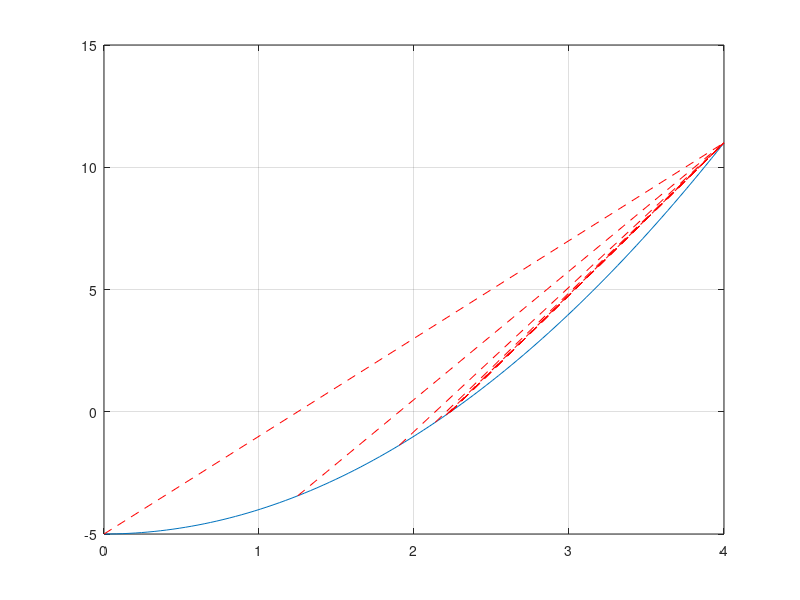
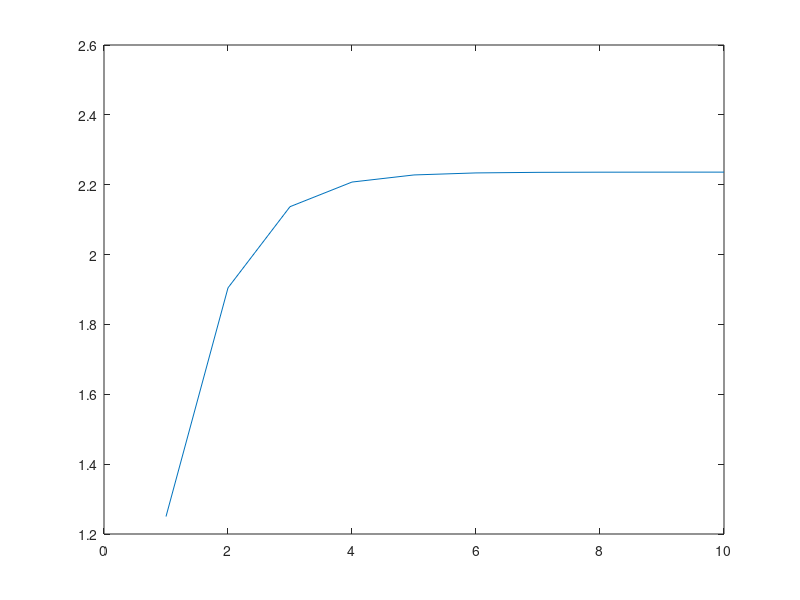

The MATLAB source for these figures, in order:
function false_position()

t1 = 4; %%%Upper bound
f1 = myfunc(t1);
t2 = 0; %%%Lower bound
f2 = myfunc(t2);

t = linspace(t2,t1,100);
f = myfunc(t);
fig = figure();
plot(t,f)
hold on
set(fig,'color','white')
grid on

error = 10; %%Initial error is big

iter = 0;

tr_vec = [];

while error > 1e-4
    iter = iter + 1;
    plot([t2 t1],[f2 f1],'r--')
    %%%False Position Loop
    tr = t2 - f2*(t1-t2)/(f1-f2);
    tr_vec(iter) = tr;
    %%%Re-evaluate f at tr
    fr = myfunc(tr);
    if sign(fr) == sign(f1)
        t1 = tr;
        f1 = fr;
    else
        t2 = tr;
        f2 = fr;
    end
    %%%Recompute our error
    error = abs(fr);
end

tr
figure()
plot(tr_vec)
function out = myfunc(in)

out = in.^2-5;
